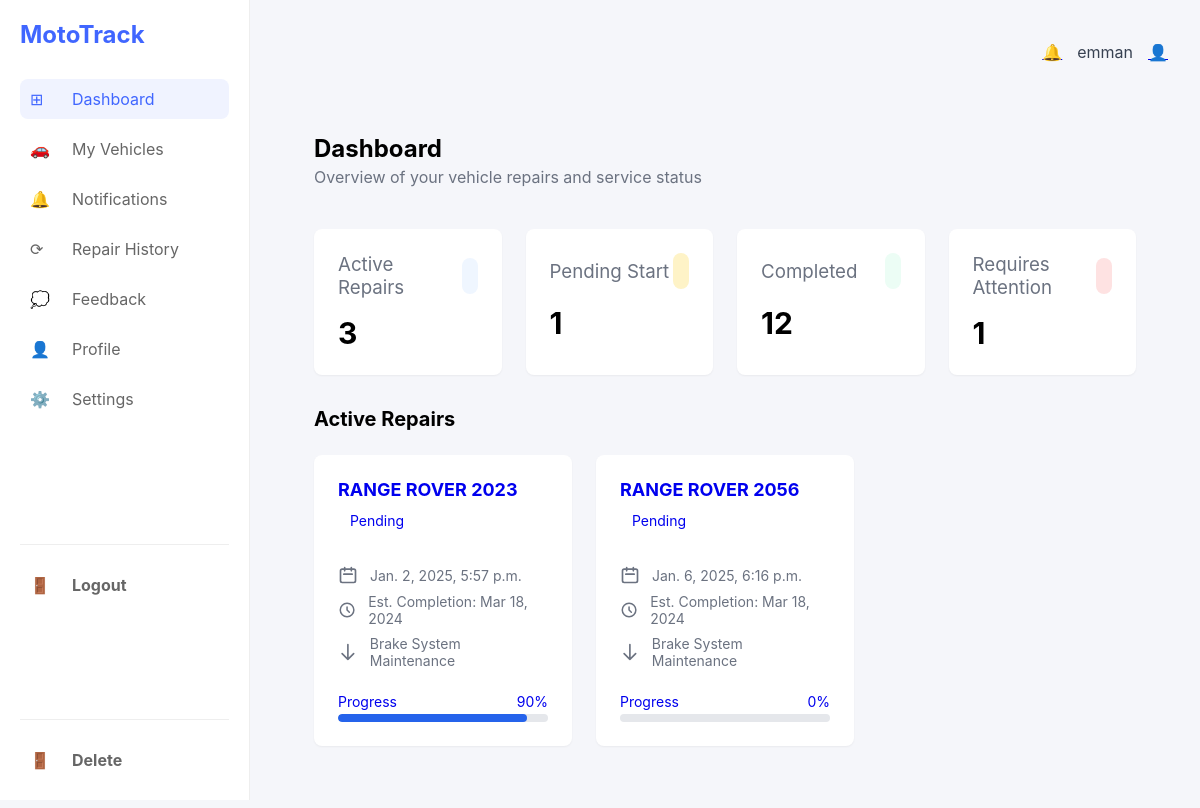
The page /vehicles/dashboard/ (signed in) on the database its author committed.
### vehicles/models.py (models this page shows, shortened)
class Vehicle(models.Model):
    owner = models.ForeignKey(settings.AUTH_USER_MODEL, on_delete=models.CASCADE, related_name="vehicles")
    registration_number = models.CharField(max_length=50, unique=True)
    make = models.CharField(max_length=100)
    model = models.CharField(max_length=100)
    vin = models.CharField(max_length=100)
    plate = models.CharField(max_length=50)
    year = models.PositiveIntegerField()
    color = models.CharField(max_length=50)
    condition = models.TextField(max_length=500)
    concern = models.TextField(default='None', max_length=1000)
    status = models.CharField(max_length=50, choices=STATUS_CHOICES, default='Pending')
    progress = models.PositiveIntegerField(default=0)
    created_at = models.DateTimeField(auto_now_add=True)
    updated_at = models.DateTimeField(auto_now=True)

### vehicles/views.py (the view)
# urls.py: path('dashboard/', views.userDashboard, name='vehicle-dashboard'),
@login_required(login_url='login')
@role_required('customer')
def userDashboard(request):
    vehicles = Vehicle.objects.filter(owner=request.user)
    context = {'vehicles': vehicles}
    return render(request, 'vehicle-dashboard.html', context)

### users/views.py (called while the page is built)
def role_required(required_role):
    def decorator(view_func):
        @wraps(view_func)
        def _wrapped_view(request, *args, **kwargs):
            if request.user.is_authenticated and request.user.customerprofile.role == required_role:
                return view_func(request, *args, **kwargs)
            return HttpResponseForbidden("You do not have permission to access this page.")
        return _wrapped_view
    return decorator

### templates/vehicle-dashboard.html (shortened to what this page needs)
{% extends 'user-main.html' %}
{% load static %}
{% block styles %}
{{ block.super }}
<link rel="stylesheet" href="{% static 'styles/vehicle-dashboard.css' %}">
{% endblock styles %}
{% block content %}
<main class="main-content">
    <header class="header">
        <div class="header-title">
            <h2>Dashboard</h2>
            <p>Overview of your vehicle repairs and service status</p>
        </div>
    </header>
    <div class="stats-grid">
        <div class="stat-card">
            <div class="stat-header">
                <h3>Active Repairs</h3>
                <span class="stat-icon blue">
                </span>
            </div>
            <p class="stat-value">3</p>
        </div>
        <div class="stat-card">
            <div class="stat-header">
                <h3>Pending Start</h3>
                <span class="stat-icon yellow">
                </span>
            </div>
            <p class="stat-value">1</p>
        </div>
        <div class="stat-card">
            <div class="stat-header">
                <h3>Completed</h3>
                <span class="stat-icon green">
                </span>
            </div>
            <p class="stat-value">12</p>
        </div>
        <div class="stat-card">
            <div class="stat-header">
                <h3>Requires Attention</h3>
                <span class="stat-icon red">
                </span>
            </div>
            <p class="stat-value">1</p>
        </div>
    </div>
    <section class="repairs-section">
        <h3>Active Repairs</h3>
        <div class="repairs-grid">
            {% for vehicle in vehicles %}
            <a href="{% url 'vehicles-details' vehicle.id %}" class="repair-card">
                <h4>{{ vehicle.make }} {{ vehicle.year }}</h4>
                <span class="status-badge in-progress">{{ vehicle.status }}</span>
                <div class="repair-details">
                    <div class="detail-item">
                        <svg class="icon" viewBox="0 0 24 24">
                            <path d="M8 7V3m8 4V3m-9 8h10M5 21h14a2 2 0 002-2V7a2 2 0 00-2-2H5a2 2 0 00-2 2v12a2 2 0 002 2z"/>
                        </svg>
                        {{ vehicle.created_at }}
                    </div>
                    <div class="detail-item">
                        <svg class="icon" viewBox="0 0 24 24">
                            <path d="M12 8v4l3 3m6-3a9 9 0 11-18 0 9 9 0 0118 0z"/>
                        </svg>
                        Est. Completion: Mar 18, 2024
                    </div>
                    <div class="detail-item">
                        <svg class="icon" viewBox="0 0 24 24">
                            <path d="M19 14l-7 7m0 0l-7-7m7 7V3"/>
                        </svg>
                        Brake System Maintenance
                    </div>
                </div>
                <div class="progress-bar">
                    <div class="progress-label">
                        <span>Progress</span>
                        <span>{{ vehicle.progress }}%</span>
                    </div>
                    <div class="progress-track">
                        <div class="progress-fill" style="width: {{ vehicle.progress }}%"></div>
                    </div>
                </div>
            </a>
            {% endfor %}
        </div>
    </section>
</main>
{% endblock content %}

### templates/user-main.html (shortened to what this page needs)
{% load static %}
<!DOCTYPE html>
<html lang="en">
<head>
    {% block styles %}
    <link rel="stylesheet" href="{% static 'styles/user-main.css' %}">
    {% endblock styles %}
</head>
<body>
    <div class="container">
        <nav class="sidebar">
            <div class="logo">MotoTrack</div>
            <ul class="nav-items">
                <li class="{% if request.resolver_match.view_name == 'vehicle-dashboard' %}active{% endif %}"><a href="{% url 'vehicle-dashboard' %}"><span class="icon">⊞</span> Dashboard</a></li>
                <li class="{% if request.resolver_match.view_name == 'vehicles-page' %}active{% endif %}"><a href="{% url 'vehicles-page' %}"><span class="icon">🚗</span> My Vehicles</a></li>
                <li class="{% if request.resolver_match.view_name == 'notifcations' %}active{% endif %}"><a href="{% url 'notifcations' %}"><span class="icon">🔔</span> Notifications</a></li>
                <li><a href="#"><span class="icon">⟳</span> Repair History</a></li>
                <li class="{% if request.resolver_match.view_name == 'feedback' %}active{% endif %}" ><a href="{% url 'feedback' %}"><span class="icon">💭</span> Feedback</a></li>
                <li class="{% if request.resolver_match.view_name == 'profile' %}active{% endif %}"><a href="{% url 'profile' %}"><span class="icon">👤</span> Profile</a></li>
                <li><a href="#"><span class="icon">⚙️</span> Settings</a></li>
            </ul>
            {% if request.user.is_authenticated %}
            <div class="logout-section">
                <a href="{% url 'logout' %}" class="logout-btn"><span class="icon">🚪</span> Logout</a>
            </div>
            <div class="logout-section">
                <a href="" class="logout-btn"><span class="icon">🚪</span>Delete</a>
            </div>
            {% endif %}
        </nav>
        <main class="main-content">
            <header>
                <div class="user-info">
                    <a href="{% url 'notifcations' %}"><span class="notification-icon">🔔</span></a>
                    <span class="user-name">{{request.user.username}}</span>
                    <a href="{% url 'profile' %}"><span class="user-avatar">👤</span></a>
                </div>
            </header>
            {% block content %}
            {% endblock content %}
        </main>
    </div>
</body>
</html>

### static/styles/user-main.css (style rules this page uses)
* { margin: 0; padding: 0; box-sizing: border-box; font-family: -apple-system, BlinkMacSystemFont, 'Segoe UI', Roboto, Oxygen, Ubuntu, Cantarell, sans-serif; }
body { background-color: #f5f6fa; height: 100vh; }
.container { display: flex; min-height: 100vh; }
.sidebar { width: 250px; background-color: white; padding: 20px; border-right: 1px solid #eee; justify-content: space-between; }
.logo { color: #4066ff; font-size: 1.5rem; font-weight: bold; margin-bottom: 30px; }
.nav-items { list-style: none; }
.nav-items li { margin-bottom: 10px; padding: 10px; border-radius: 8px; }
.nav-items li.active { background-color: #f0f3ff; }
.nav-items li a { text-decoration: none; color: #666; display: flex; align-items: center; gap: 10px; }
.nav-items li.active a { color: #4066ff; }
.main-content { flex: 1; padding: 20px; overflow-y: auto; }
header { display: flex; justify-content: flex-end; padding: 10px 0; margin-bottom: 20px; }
.user-info { display: flex; align-items: center; gap: 15px; }
.sidebar { width: 250px; background-color: white; padding: 20px; border-right: 1px solid #eee; display: flex; flex-direction: column; justify-content: space-between; height: 100vh; }
.logout-section { margin-top: auto; padding-top: 20px; border-top: 1px solid #eee; }
.logout-btn { text-decoration: none; color: #666; font-weight: bold; display: flex; align-items: center; gap: 10px; padding: 10px; border-radius: 8px; transition: background-color 0.3s ease, color 0.3s ease; }

### static/styles/vehicle-dashboard.css (style rules this page uses)
.container { display: flex; min-height: 100vh; }
.icon { width: 1.25rem; height: 1.25rem; margin-right: 0.75rem; fill: none; stroke: currentColor; stroke-width: 2; stroke-linecap: round; stroke-linejoin: round; }
.main-content { flex: 1; padding: 2rem; }
.header { display: flex; justify-content: space-between; align-items: center; margin-bottom: 2rem; }
.header-title h2 { font-size: 1.5rem; font-weight: bold; margin-bottom: 0.25rem; }
.header-title p { color: #6b7280; }
.user-name { color: #374151; }
.stats-grid { display: grid; grid-template-columns: repeat(4, 1fr); gap: 1.5rem; margin-bottom: 2rem; }
.stat-card { background-color: white; padding: 1.5rem; border-radius: 0.5rem; box-shadow: 0 1px 2px rgba(0, 0, 0, 0.05); }
.stat-header { display: flex; justify-content: space-between; align-items: center; }
.stat-header h3 { color: #6b7280; font-weight: normal; }
.stat-icon { padding: 0.5rem; border-radius: 0.5rem; }
.stat-icon.blue { background-color: #eff6ff; color: #2563eb; }
.stat-icon.yellow { background-color: #fef3c7; color: #d97706; }
.stat-icon.green { background-color: #ecfdf5; color: #059669; }
.stat-icon.red { background-color: #fee2e2; color: #dc2626; }
.stat-value { font-size: 1.875rem; font-weight: bold; margin-top: 1rem; }
.repairs-section h3 { font-size: 1.25rem; font-weight: bold; margin-bottom: 1.5rem; }
.repairs-grid { display: grid; grid-template-columns: repeat(3, 1fr); gap: 1.5rem; }
.repair-card { background-color: white; padding: 1.5rem; border-radius: 0.5rem; box-shadow: 0 1px 2px rgba(0, 0, 0, 0.05); text-decoration: none; }
.repair-card h4 { font-size: 1.125rem; font-weight: bold; margin-bottom: 0.5rem; }
.status-badge { display: inline-block; padding: 0.25rem 0.75rem; border-radius: 9999px; font-size: 0.875rem; margin-bottom: 1rem; }
.repair-details { margin-top: 1rem; display: flex; flex-direction: column; gap: 0.5rem; }
.detail-item { display: flex; align-items: center; font-size: 0.875rem; color: #6b7280; }
.progress-bar { margin-top: 1.5rem; }
.progress-label { display: flex; justify-content: space-between; font-size: 0.875rem; margin-bottom: 0.25rem; }
.progress-track { width: 100%; height: 0.5rem; background-color: #e5e7eb; border-radius: 9999px; overflow: hidden; }
.progress-fill { height: 100%; background-color: #2563eb; border-radius: 9999px; transition: width 0.3s ease; }

### rows shown on the page
Vehicle: make "RANGE ROVER", year "2023", status "Pending", created_at "Jan. 2, 2025, 5:57 p.m.", progress "90"
Vehicle: make "RANGE ROVER", year "2056", status "Pending", created_at "Jan. 6, 2025, 6:16 p.m.", progress "0"

### other values the page prints
{{ request.user.username }} "emman"
